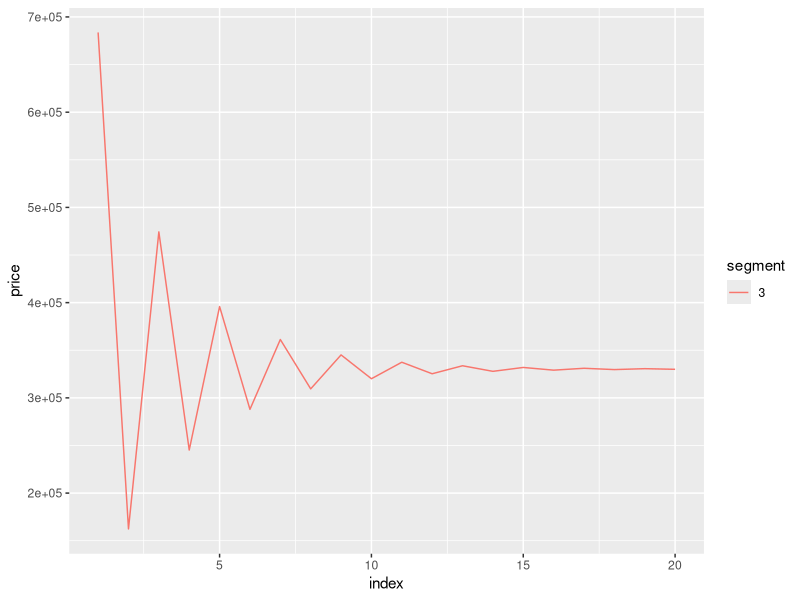

This figure's R source:
## ---- chunk 1
rm(list = ls())
knitr::opts_chunk$set(echo = TRUE)
library(tidyverse)
## ---- chunk 2
# load data
my_data <- read_csv("data/clean_transformed_data_07_20.csv")
head(my_data)
data.sim <- my_data %>% mutate(y = case_when(y=="No" ~ 0, y=="Yes"~1)) %>%
  rename(x1 = Cluster, x2 = Price, x3 = Loan, x4 = Cost, x5 = Age, x6= Rating) %>% mutate(x1 = as.factor(x1)) %>%
  slice_min(x2, n = nrow(my_data)-2)
my_data %>% group_by(Segment) %>% summarise(n = n(), mean = mean(Loan), max = max(Loan), min = min(Loan))
## ---- chunk 3
segment1 <- "3"
data.sim <- data.sim %>% filter(x1 == segment1)
#glm.segment1.fit <- glm(y~x1 + x2 + x3 + I(x1*x2) + 
#I(x1*x3), data = data.segment1, family = binomial)
glm.segment1.fit <- glm(y~x2 + x5 + x6, data = data.sim, family = binomial)
summary(glm.segment1.fit)
## ---- chunk 4
seg1.intercept <- ((glm.segment1.fit)$coefficients)[[1]]
coef2 <- ((glm.segment1.fit)$coefficients)[[2]]
coef3 <- 0#((glm.segment1.fit)$coefficients)[[3]]
coef4 <- ((glm.segment1.fit)$coefficients)[[3]]
coef5 <- ((glm.segment1.fit)$coefficients)[[4]]
#seg2.intercept <- seg1.intercept +  ((glm.segment1.fit)$coefficients)[[2]]
#seg3.intercept <- seg1.intercept +  ((glm.segment1.fit)$coefficients)[[3]]
#price.coef <- ((glm.segment1.fit)$coefficients)[[4]]
## ---- chunk 5
# get the predictions
segment1.pred.probs <- predict(glm.segment1.fit, type = "response")
data.sim <- data.sim %>% 
  mutate(pred.probs = segment1.pred.probs, 
         pred.y = as.factor(ifelse(pred.probs > 0.5, 's', 'f')))
head(data.sim)
## ---- chunk 6
table(data.sim$pred.y, data.sim$y)
## ---- chunk 7
# Compute the total amount available for disbursement
(B <- data.sim %>% filter(x1==segment1) %>% pull(x3) %>% mean()) # this will now be the average loan amount.0
## ---- chunk 8
# Initialize the price variables for the three segments:
init.price <- 0#mean((data.sim %>% filter(x1==segment1))$x2)
init.loan <- median((data.sim %>% filter(x1==segment1))$x3)
init.age <- median((data.sim %>% filter(x1==segment1))$x5)
init.rating <- median((data.sim %>% filter(x1==segment1))$x6)
#x23 <- mean((data.sim %>% filter(x1=="s3"))$x2)
#x31 <- mean((data.sim %>% filter(x1=="s1"))$x3)
#x32 <- mean((data.sim %>% filter(x1=="s2"))$x3)
#x33 <- mean((data.sim %>% filter(x1=="s3"))$x3)
# Initialize the lambda
lambda <- 0.4
## ---- chunk 9
K <- 20
loan_amount_vector <- c(B)
booking_cost <- mean((data.sim %>% filter(x1==segment1))$x4)
variables_vector <- c(1, init.price, init.loan, init.age, init.rating)
coefficients_vector <- c(seg1.intercept, coef2, coef3, coef4, coef5)
## ---- chunk 10
INTR_INDEX = 1
PRICE_INDEX = 2
LAMT_INDEX = 3
## ---- chunk 11

# Function to compute the exponent of the linear form:
compute_exp_lin_form <- function(variables_vector, coefficients_vector){
  # compute the linear form
  ln.form <- variables_vector*coefficients_vector
  return(exp(-sum(ln.form)))
}

# Unit test
print(compute_exp_lin_form(variables_vector, coefficients_vector))
## ---- chunk 12
# Function to compute the estimated predicted probabilities:
compute_sigma_hat <- function(variables_vector, coefficients_vector){
  # compute the linear form
  ln.form <- variables_vector*coefficients_vector
  return <- (1 + compute_exp_lin_form(variables_vector, coefficients_vector) )^(-1)
}
# Unit test
print(compute_sigma_hat(variables_vector, coefficients_vector))
## ---- chunk 13
# Function to compute the 1st partial derivative of f w.r.t. the price: (15)
compute_first_pd_of_f <- function(booking_cost, variables_vector, coefficients_vector){
  # first compute sigma of z-k using (1)
  price_coefficient  = coefficients_vector[PRICE_INDEX] # it's assumed this is in the third place
  lin_form <- compute_exp_lin_form(variables_vector, coefficients_vector)
  sigma_value <- compute_sigma_hat(variables_vector, coefficients_vector)
  # Implement the equation corresponding to (15)
  return_value <- (price_coefficient*lin_form*(sigma_value^2)*
                     (variables_vector[PRICE_INDEX] - booking_cost)) + sigma_value
  #print(variables_vector)
  #print(paste("New First PD of f in CFPDF: ", return_value))
  return(return_value)
}
compute_first_pd_of_f(booking_cost, variables_vector, coefficients_vector)
## ---- chunk 14
# Function to compute the 2nd partial derivative of f w.r.t. the price: (16)
compute_second_pd_of_f <- function(booking_cost, variables_vector, coefficients_vector){
  # first compute sigma of z-k using (1)
  price_coefficient  = coefficients_vector[PRICE_INDEX] # it's assumed this is in the third place
  lin_form <- compute_exp_lin_form(variables_vector, coefficients_vector)
  sigma_value <- compute_sigma_hat(variables_vector, coefficients_vector)
  # Implement the equation corresponding to (16)
  first_half <- ( ((-price_coefficient^2)*lin_form*sigma_value^2) + 
                    (2*(price_coefficient^2)*(lin_form^2)*(sigma_value^3)) 
                  )*(variables_vector[PRICE_INDEX] - booking_cost)
  second_half <- (price_coefficient*lin_form*sigma_value^2
                  )+(price_coefficient*lin_form*(sigma_value^2))

  return_value <- first_half + second_half
  #print(paste("New Second PD of f in CSPDF: ", return_value))
  return(return_value)
}

# Function to compute the 1st partial derivative of c w.r.t. the price: (17)
compute_first_pd_of_c <- function(loan_amount_vector, variables_vector, 
                                  coefficients_vector){
  # Note: Loan amount will now simply contain a single item.
  # first compute sigma of z-k using (1)
  price_coefficient  = coefficients_vector[PRICE_INDEX] # it's assumed this is in the third place
  # first do for segment 1
  var_vec1 = variables_vector
  lin_f1 <- compute_exp_lin_form(var_vec1, coefficients_vector)
  sigma_v1 <- compute_sigma_hat(var_vec1, coefficients_vector)
  seg <- (price_coefficient*lin_f1*(sigma_v1)^2)*loan_amount_vector[1]
  
  return_value <- seg
  #print(paste("New PD of C in CFPDC: ", return_value))
  return(return_value)
}

# Function to compute the 1st partial derivative of c w.r.t. the price: (17)
compute_second_pd_of_c <- function(loan_amount_vector, variables_vector, 
                                  coefficients_vector){
  # first compute sigma of z-k using (1)
  price_coefficient  = coefficients_vector[PRICE_INDEX] # it's assumed this is in the third place
  # first do for segment 1
  var_vec1 = variables_vector
  lin_f1 <- compute_exp_lin_form(var_vec1, coefficients_vector)
  sigma_v1 <- compute_sigma_hat(var_vec1, coefficients_vector)
  seg <- (
    (-price_coefficient^2)*lin_f1*(sigma_v1)^2)*loan_amount_vector[1] + 
    ( 2*(price_coefficient^2)*(lin_f1^2)*(sigma_v1^2)*loan_amount_vector[1]  )
  return_value <- seg
  #print(paste("New PD of C in CFPDC: ", return_value))
  return(return_value)
}

compute_c <- function(loan_amount_vector, variables_vector, coefficients_vector, B){
  # first compute sigma of z-k using (1)
  price_coefficient  = coefficients_vector[PRICE_INDEX] # it's assumed this is in the third place
  # first do for segment 1
  var_vec1 = variables_vector
  sigma_v1 <- compute_sigma_hat(var_vec1, coefficients_vector)
  seg <- (sigma_v1)*loan_amount_vector[1]
  
  # Implement the equation corresponding to (15)
  return_value <- seg
  #print(variables_vector)
  #print(paste("Computed C in CC: ", return_value))
  return(return_value)
}
## ---- chunk 15
# Function to compute the new lambda
compute_new_lambda <- function(loan_amount_vector, booking_cost, 
                               variables_vector, coefficients_vector, B){
  price_var = variables_vector[PRICE_INDEX]
  first_half = ( 
    compute_first_pd_of_f(
    booking_cost, variables_vector,coefficients_vector
    ) )/compute_first_pd_of_c(loan_amount_vector, variables_vector, coefficients_vector)
  second_half = ( 
    ( 
      compute_second_pd_of_f(
      booking_cost, variables_vector, coefficients_vector
      ) - compute_second_pd_of_c(loan_amount_vector, variables_vector, coefficients_vector) 
    )*compute_c(
        loan_amount_vector, variables_vector, coefficients_vector, B
        ) )/( 
          compute_first_pd_of_c(loan_amount_vector, variables_vector, coefficients_vector
                                )^2)
  return_value = first_half - second_half
  #print(paste("New Lambda in CNL: ", return_value))
  return(return_value)
}
# Function to compute the new price
compute_new_price <- function(
  lambda, loan_amount_vector, booking_cost, variables_vector, coefficients_vector
  ){
  price_var = variables_vector[PRICE_INDEX]
  first_half=( 
  lambda*compute_first_pd_of_c(loan_amount_vector, variables_vector, coefficients_vector) 
    ) - compute_first_pd_of_f(booking_cost, variables_vector, coefficients_vector)
  #print(paste("First Half in CNP: ", first_half))
  second_half=compute_second_pd_of_f(booking_cost, variables_vector, coefficients_vector) - 
    (lambda * compute_second_pd_of_c(loan_amount_vector, variables_vector, 
                                  coefficients_vector) )
  #print(paste("Second Half in CNP: ", second_half))
  return_value = (first_half/second_half) #+ price_var
  #print(variables_vector)
  #print(paste("New Price in CNP: ", return_value))
  return(return_value)
}

# Function to check if the minimum has been achieved: (11)
check_convergence <- function(new_price, lambda, loan_amount_vector, booking_cost, variables_vector, coefficients_vector){
  price_var = variables_vector[PRICE_INDEX]
  first_half = - ( 
  lambda*compute_first_pd_of_c(loan_amount_vector, variables_vector, coefficients_vector) 
    ) + compute_first_pd_of_f(booking_cost, variables_vector, coefficients_vector)
  #print(paste("First Half in CNP: ", first_half))
  second_half=compute_second_pd_of_f(booking_cost, variables_vector, coefficients_vector) - 
    (lambda * compute_second_pd_of_c(loan_amount_vector, variables_vector, 
                                  coefficients_vector) )
  #print(paste("Second Half in CNP: ", second_half)
  return_value = (first_half) + (new_price-price_var)*second_half
  return(return_value)
}
## ---- chunk 16
# Loop to obtain the new values
data_values_s1 <- data.frame(index = c(1), lambda = c(1), price = c(1), conv = c(1), secp = c(1))
#data_values_s2 <- data.frame(index = c(1), lambda = c(1), price = c(1), conv = c(1), secp = c(1))
#data_values_s3 <- data.frame(index = c(1), lambda = c(1), price = c(1), conv = c(1), secp = c(1))

for (k in 1:K){
    
    new_lambda <- compute_new_lambda(loan_amount_vector, booking_cost, 
                                 variables_vector, coefficients_vector, B)
    new_x_value <- compute_new_price(new_lambda, loan_amount_vector, booking_cost, variables_vector, coefficients_vector)
    conv_value <- check_convergence(new_x_value, lambda, loan_amount_vector, booking_cost, variables_vector, coefficients_vector)
    sec_p_of_f <- compute_second_pd_of_f(booking_cost, variables_vector, coefficients_vector)
    # update the vectors
    variables_vector[PRICE_INDEX] <- new_x_value;
    data_values_s1[k, ] <- c(k, new_lambda, new_x_value, abs(conv_value), sec_p_of_f)
}
## ---- chunk 17
data_values_s1 <- data_values_s1 %>% mutate(segment = factor(rep(segment1, K)))
data_values_s1
write_csv(data_values_s1, file = "data/opttimized_segment_S3_data_07_20.csv")
#data_values_s2 <- data_values_s2 %>% mutate(segment = factor(rep(2, K)))
#data_values_s3 <- data_values_s3 %>% mutate(segment = factor(rep(3, K)))
#head(data_values_s1)
## ---- chunk 18
#library(ggplot2)
ggplot(data = data_values_s1) + geom_line(aes(x = index, y = price, color = segment)) 
## ---- chunk 19
#ggplot(data = merged_data_values) + geom_line(aes(x = index, y = lambda, color = segment))
## ---- chunk 20
#ggplot(data = merged_data_values) + geom_line(aes(x = index, y = secp, color = segment))
